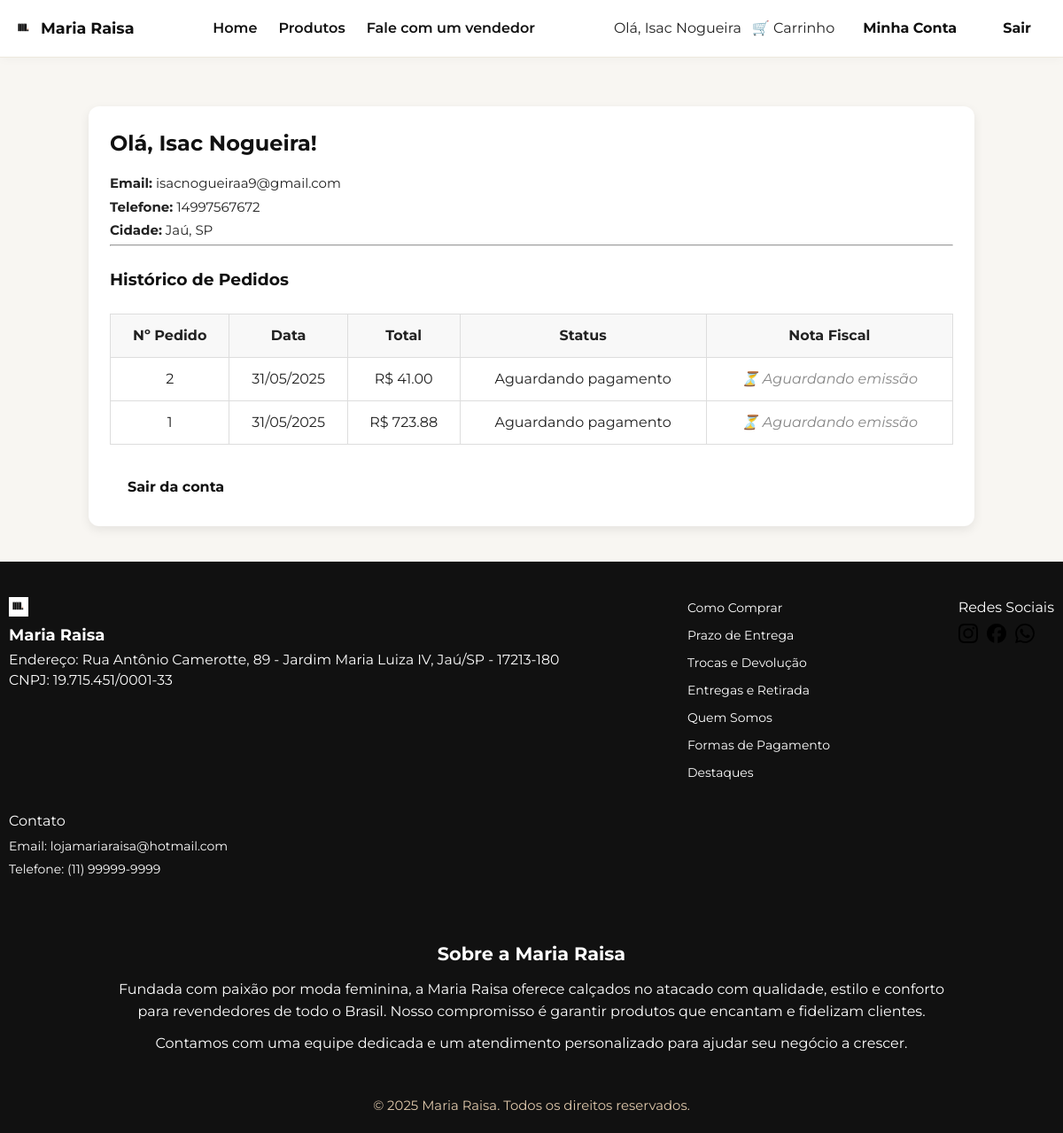
Screenshot of /area_cliente (signed in) with the database file from the repository.
### app/models.py (models this page shows)
class Cliente(UserMixin, db.Model):
    __tablename__ = 'clientes'
    id = db.Column(db.String(36), primary_key=True, default=lambda: str(uuid.uuid4()))
    nome = db.Column(db.String(120), nullable=False)
    email = db.Column(db.String(120), unique=True, nullable=False)
    senha = db.Column(db.String(200), nullable=False)
    cpf_cnpj = db.Column(db.String(18), nullable=False)
    telefone = db.Column(db.String(25))
    endereco = db.Column(db.String(200))
    cidade = db.Column(db.String(100))
    estado = db.Column(db.String(50))
    cep = db.Column(db.String(15))
    pedidos = db.relationship('Pedido', backref='cliente', lazy=True)

class Pedido(db.Model):
    __tablename__ = 'pedidos'
    id = db.Column(db.Integer, primary_key=True)
    cliente_id = db.Column(db.Integer, db.ForeignKey('clientes.id'))
    data = db.Column(db.DateTime, default=hora_brasil)
    frete_valor = db.Column(db.Float, default=0)
    frete_transportadora = db.Column(db.String(50))
    frete_prazo = db.Column(db.String(50))
    total = db.Column(db.Float, nullable=False)
    status = db.Column(db.String(32), default='Aguardando pagamento')
    nf_emitida = db.Column(db.Boolean, default=False)
    numero_nf = db.Column(db.String(50))
    itens = db.relationship('ItemPedido', backref='pedido', lazy=True)

### app/routes.py (the view)
@routes.route('/area_cliente')
@login_required
def area_cliente():
    if not isinstance(current_user, Cliente):
        abort(403)
    pedidos = Pedido.query.filter_by(cliente_id=current_user.id).order_by(Pedido.data.desc()).all()
    return render_template('area_cliente.html', cliente=current_user, pedidos=pedidos)

### app/templates/area_cliente.html (shortened to what this page needs)
{% extends 'base.html' %}
{% block content %}
<div class="area-cliente-section">
    <h2>Olá, {{ cliente.nome }}!</h2>
    <div class="cliente-info">
        <p><b>Email:</b> {{ cliente.email }}</p>
        <p><b>Telefone:</b> {{ cliente.telefone }}</p>
        <p><b>Cidade:</b> {{ cliente.cidade }}, {{ cliente.estado }}</p>
    </div>
    <hr>
    <h3 style="margin-top: 24px;">Histórico de Pedidos</h3>
    {% if pedidos %}
        <table class="table-carrinho">
<tr>
    <th>Nº Pedido</th>
    <th>Data</th>
    <th>Total</th>
    <th>Status</th>
    <th>Nota Fiscal</th>
</tr>
{% for pedido in pedidos %}
<tr>
    <td>{{ pedido.id }}</td>
    <td>{{ pedido.data.strftime('%d/%m/%Y') }}</td>
    <td>R$ {{ '%.2f'|format(pedido.total) }}</td>
    <td>{{ pedido.status }}</td>
    <td>
        {% if pedido.nf_emitida and pedido.numero_nf %}
            <a href="{{ url_for('static', filename='nfs/nf_' ~ pedido.numero_nf ~ '.pdf') }}" class="btn-download" target="_blank">📄 Baixar NF</a>
        {% else %}
            <span class="status-pendente">⏳ Aguardando emissão</span>
        {% endif %}
    </td>
</tr>
{% endfor %}
        </table>
    {% else %}
        <p style="margin-top: 16px;">Você ainda não fez nenhum pedido.</p>
    {% endif %}
    <a href="{{ url_for('routes.logout') }}" class="btn-sair">Sair da conta</a>
</div>
{% endblock %}

### app/templates/base.html (shortened to what this page needs)
<!DOCTYPE html>
<html lang="pt-BR">
<head>
  <link rel="stylesheet" href="{{ url_for('static', filename='css/main.css') }}">
  <link rel="stylesheet" href="https://cdn.jsdelivr.net/npm/swiper@11/swiper-bundle.min.css"/>
</head>
<body>
<nav class="navbar">
  <div class="container">
    <a href="{{ url_for('routes.index') }}" class="logo">
      <img src="{{ url_for('static', filename='images/logo.png') }}" alt="Logo MR" style="height:22px; width:auto;"/>
      <span>Maria Raisa</span>
    </a>
    <ul class="nav-links">
      <li><a href="{{ url_for('routes.index') }}">Home</a></li>
      <li><a href="{{ url_for('routes.produtos') }}">Produtos</a></li>
      <li><a href="https://wa.me/55SEUNUMERO" target="_blank">Fale com um vendedor</a></li>
    </ul>
    <div class="nav-buttons">
              <span>Olá, {{ current_user.nome or current_user.email }}</span>
        <a href="{{ url_for('routes.carrinho') }}" class="carrinho-btn">🛒 Carrinho</a>
      {% if current_user.is_authenticated %}
        {% if current_user.__class__.__name__ == "Admin" %}
          <a href="{{ url_for('routes.painel_admin') }}" class="btn">Painel Admin</a>
          <a href="{{ url_for('routes.logout') }}" class="btn">Sair</a>
        {% else %}
          <a href="{{ url_for('routes.area_cliente') }}" class="btn">Minha Conta</a>
          <a href="{{ url_for('routes.logout') }}" class="btn">Sair</a>
        {% endif %}
      {% else %}
        <a href="javascript:void(0)" class="btn" id="btnLoginCliente">Login</a>
        <a href="javascript:void(0)" class="btn" id="btnCadastro">Cadastre-se</a>
      {% endif %}
    </div>
  </div>
</nav>
<main>
  {% block content %}{% endblock %}
</main>
<footer class="site-footer">
  <div class="footer-container">
    <div class="footer-logo-info">
      <img src="{{ url_for('static', filename='images/logo.png') }}" alt="Logo MR" />
      <div>
        <span style="font-weight: bold; font-size: 1.13rem;">Maria Raisa</span>
        <div style="font-size:0.98rem; margin-top: 3px;">
          Endereço: Rua Antônio Camerotte, 89 - Jardim Maria Luiza IV, Jaú/SP - 17213-180<br>
          CNPJ: 19.715.451/0001-33
        </div>
      </div>
    </div>
    <div class="footer-links">
      <ul>
<li><a href="{{ url_for('routes.como_comprar') }}">Como Comprar</a></li>
<li><a href="{{ url_for('routes.prazo_entrega') }}">Prazo de Entrega</a></li>
<li><a href="{{ url_for('routes.trocas_devolucao') }}">Trocas e Devolução</a></li>
<li><a href="{{ url_for('routes.entregas_retirada') }}">Entregas e Retirada</a></li>
<li><a href="{{ url_for('routes.quem_somos') }}">Quem Somos</a></li>
<li><a href="{{ url_for('routes.formas_pagamento') }}">Formas de Pagamento</a></li>
<li><a href="{{ url_for('routes.destaques') }}">Destaques</a></li>
      </ul>
    </div>
    <div class="footer-social">
      <div style="margin-bottom: 6px;">Redes Sociais</div>
      <a href="https://www.instagram.com/mariaraisa.mr/" target="_blank" rel="noopener">
        <img src="{{ url_for('static', filename='icons/instagram.svg') }}" alt="Instagram" />
      </a>
      <a href="https://www.facebook.com/mariaraisaa/?locale=pt_BR" target="_blank" rel="noopener">
        <img src="{{ url_for('static', filename='icons/facebook.svg') }}" alt="Facebook" />
      </a>
      <a href="https://wa.me/55SEUNUMERO" target="_blank" rel="noopener">
        <img src="{{ url_for('static', filename='icons/whatsapp.svg') }}" alt="WhatsApp" />
      </a>
    </div>
    <div class="footer-contact">
      <div style="margin-bottom: 6px;">Contato</div>
      <p>Email: lojamariaraisa@hotmail.com</p>
      <p>Telefone: (11) 99999-9999</p>
    </div>
  <div class="footer-sobre">
    <h2>Sobre a Maria Raisa</h2>
    <p>Fundada com paixão por moda feminina, a Maria Raisa oferece calçados no atacado com qualidade, estilo e conforto para revendedores de todo o Brasil. Nosso compromisso é garantir produtos que encantam e fidelizam clientes.</p>
    <p>Contamos com uma equipe dedicada e um atendimento personalizado para ajudar seu negócio a crescer.</p>
  </div>
  </div>
  <div class="copyright">
    © 2025 Maria Raisa. Todos os direitos reservados.
  </div>
</footer>
</body>
</html>

### app/static/css/base.css (style rules this page uses)
body { background: #f8f6f2 !important; color: #222 !important; }
h1, h2, h3, h4, h5, h6 { color: #111 !important; }
.btn, .btn-primary, .btn-add { background: #111 !important; color: #fff !important; border: none; border-radius: 6px; font-weight: 600; padding: 8px 18px; transition: background 0.13s; }
.container { display: flex; padding: 32px; }
img { max-width: 100%; height: auto; }

### app/static/css/navbar.css (style rules this page uses)
.navbar { position: fixed; top: 0; width: 100%; background: #fff; border-bottom: 1.5px solid #ede8de; z-index: 1000; box-shadow: 0 2px 10px rgba(0,0,0,0.03); font-family: 'Montserrat', Arial, sans-serif; }
body { padding-top: 80px; }
.navbar .container { display: flex; justify-content: space-between; align-items: center; max-width: 1200px; margin: 0 auto; padding: 0.5rem 1rem; }
.logo { font-weight: bold; font-size: 1.5rem; color: #111; display: flex; align-items: center; gap: 10px; }
.nav-links { list-style: none; display: flex; gap: 1.5rem; margin: 0; padding: 0; }
.nav-links li a { font-weight: 600; font-size: 1rem; padding: 4px 0; color: #111; background: none; border-radius: 0; transition: color 0.18s; }
.nav-buttons { display: flex; align-items: center; gap: 1rem; }
.btn, .btn-primary, .btn-success, .btn-dark, .btn-warning, .btn-danger, .btn-add, .btn-conta, .btn-sair, .btn-admin, .btn-vermais, .btn-group a, .btn.btn-sm, .luxo-btn-acao-pedido { background: none !important; color: #111 !important; border: none !important; font-weight: 700 !important; border-radius: 7px !important; padding: 0.5rem 1.25rem !important; font-size: 1rem !important; cursor: pointer !important; text-decoration: none !important; display: inline-block; box-shadow: none !important; outline: none !important; transition: background 0.16s, color 0.16s; }
.btn-admin, .btn-sair, .btn-conta, .btn-add { box-shadow: none; }
.navbar .container { max-width: 1200px; margin: 0 auto; display: flex; align-items: center; justify-content: space-between; padding: 0.75rem 1rem; }
.navbar .logo { display: flex; align-items: center; gap: 0.5rem; font-weight: 700; font-size: 1.1rem; }
.nav-links { display: flex; gap: 1.5rem; }
.nav-links a { font-weight: 600; }
.nav-buttons { display: flex; gap: 0.75rem; }

### app/static/css/footer.css (style rules this page uses)
.site-footer { background: #111 !important; color: #fff !important; padding: 40px 10px 20px 10px; border-top: none !important; font-family: 'Montserrat', Arial, sans-serif; margin-top: 40px; }
.site-footer * { color: #fff !important; }
.footer-links ul { list-style: none; padding: 0; margin: 0; }
.footer-links li { margin-bottom: 7px; }
.footer-links a { color: #fff !important; font-size: 14px; text-decoration: none; transition: color 0.18s; }
.footer-social a img { width: 22px; height: 22px; margin-right: 6px; filter: none !important; opacity: 0.98; transition: filter 0.22s; }
.footer-contact p { margin: 5px 0; font-size: 14px; }
.copyright { text-align: center; color: #e0c9ac !important; font-size: 0.93rem; margin-top: 16px; }
.footer-container { display: flex; flex-wrap: wrap; justify-content: space-between; align-items: flex-start; gap: 24px; max-width: 1200px; margin: 0 auto; background: transparent !important; }
.footer-logo-info img { height: 22px; margin-right: 8px; }
.footer-sobre { max-width: 980px; margin: 40px auto 20px auto; padding: 0 16px; text-align: center; color: #fff; }
.footer-sobre h2 { font-size: 1.3rem; font-weight: 700; margin-bottom: 12px; color: #ffffff; }
.footer-sobre p { font-size: 1rem; line-height: 1.6; color: #dddddd; margin-bottom: 10px; }

### app/static/css/carrinho.css (style rules this page uses)
tbody td { padding: 14px 12px; border-bottom: 1px solid #eee; vertical-align: middle; }

### app/static/css/global.css (style rules this page uses)
body { font-family: 'Montserrat', sans-serif; background: #fff; color: #111; line-height: 1.5; }
a { text-decoration: none; color: inherit; }

### app/templates/area_cliente.html (style rules this page uses)
.area-cliente-section { max-width: 1000px; margin: 40px auto; padding: 24px; background: #fff; border-radius: 12px; box-shadow: 0 4px 12px rgba(0,0,0,0.08); }
.area-cliente-section h2 { font-size: 24px; margin-bottom: 16px; }
.cliente-info p { margin: 4px 0; font-size: 15px; }
.table-carrinho { width: 100%; border-collapse: collapse; margin-top: 24px; }
.table-carrinho th, .table-carrinho td { border: 1px solid #ddd; padding: 12px; text-align: center; }
.table-carrinho th { background-color: #f8f8f8; font-weight: bold; }
.status-pendente { color: #888; font-style: italic; }
.btn-sair { display: inline-block; margin-top: 28px; background: #333; color: #fff; padding: 10px 20px; text-decoration: none; border-radius: 6px; }

### rows the page displays
Cliente: nome "Isac Nogueira", email "isacnogueiraa9@gmail.com", telefone "14997567672", cidade "Jaú", estado "SP"
Pedido: id "2", data "31/05/2025", total "41.00", status "Aguardando pagamento", nf_emitida "⏳ Aguardando emissão"
Pedido: id "1", data "31/05/2025", total "723.88", status "Aguardando pagamento", nf_emitida "⏳ Aguardando emissão"
